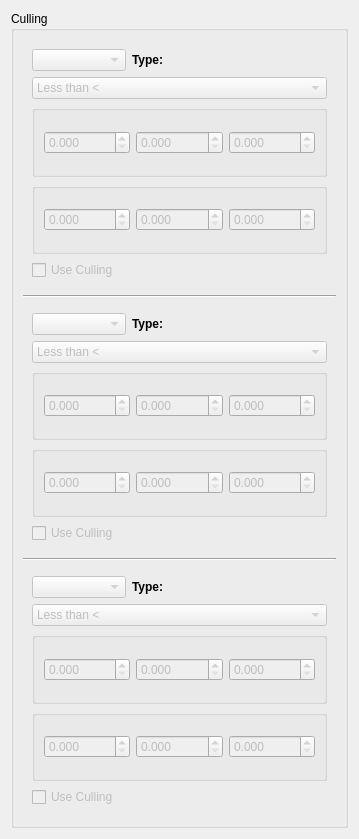
          <widget class="QWidget" name="scrollAreaWidgetContents_3">
           <property name="geometry">
            <rect>
             <x>0</x>
             <y>0</y>
             <width>359</width>
             <height>839</height>
            </rect>
           </property>
           <layout class="QVBoxLayout" name="verticalLayout_12">
            <item>
             <widget class="QGroupBox" name="gbx_culling">
              <property name="title">
               <string>Culling</string>
              </property>
              <layout class="QGridLayout" name="gridLayout_14">
               <item row="3" column="1">
                <widget class="Line" name="line_18">
                 <property name="orientation">
                  <enum>Qt::Horizontal</enum>
                 </property>
                </widget>
               </item>
               <item row="1" column="1">
                <widget class="Line" name="line_17">
                 <property name="orientation">
                  <enum>Qt::Horizontal</enum>
                 </property>
                </widget>
               </item>
               <item row="2" column="1">
                <widget class="QWidget" name="widget_5" native="true">
                 <layout class="QGridLayout" name="gridLayout_18">
                  <item row="5" column="0" colspan="3">
                   <widget class="QCheckBox" name="cbx_useCulling2">
                    <property name="enabled">
                     <bool>false</bool>
                    </property>
                    <property name="text">
                     <string>Use Culling</string>
                    </property>
                   </widget>
                  </item>
                  <item row="1" column="0">
                   <widget class="QComboBox" name="cmbo_currentPointChannelCulling_2">
                    <property name="enabled">
                     <bool>false</bool>
                    </property>
                   </widget>
                  </item>
                  <item row="1" column="2">
                   <widget class="QLabel" name="lbl_cull2Type">
                    <property name="font">
                     <font>
                      <italic>true</italic>
                     </font>
                    </property>
                    <property name="text">
                     <string/>
                    </property>
                   </widget>
                  </item>
                  <item row="1" column="1">
                   <widget class="QLabel" name="lbl_cull2TypeChannel">
                    <property name="font">
                     <font>
                      <weight>75</weight>
                      <bold>true</bold>
                     </font>
                    </property>
                    <property name="text">
                     <string>Type:</string>
                    </property>
                   </widget>
                  </item>
                  <item row="2" column="0" colspan="3">
                   <widget class="QComboBox" name="cmbo_cullingChoice2">
                    <property name="enabled">
                     <bool>false</bool>
                    </property>
                    <item>
                     <property name="text">
                      <string>Less than &lt;</string>
                     </property>
                    </item>
                    <item>
                     <property name="text">
                      <string>Between</string>
                     </property>
                    </item>
                    <item>
                     <property name="text">
                      <string>Greater than &gt;</string>
                     </property>
                    </item>
                   </widget>
                  </item>
                  <item row="3" column="0" colspan="3">
                   <widget class="QGroupBox" name="gbx_cull2From">
                    <layout class="QGridLayout" name="gridLayout_21">
                     <item row="0" column="0">
                      <widget class="QDoubleSpinBox" name="dsbx_cull2FromX">
                       <property name="enabled">
                        <bool>false</bool>
                       </property>
                       <property name="decimals">
                        <number>3</number>
                       </property>
                       <property name="singleStep">
                        <double>0.010000000000000</double>
                       </property>
                      </widget>
                     </item>
                     <item row="0" column="1">
                      <widget class="QDoubleSpinBox" name="dsbx_cull2FromY">
                       <property name="enabled">
                        <bool>false</bool>
                       </property>
                       <property name="decimals">
                        <number>3</number>
                       </property>
                       <property name="singleStep">
                        <double>0.010000000000000</double>
                       </property>
                      </widget>
                     </item>
                     <item row="0" column="2">
                      <widget class="QDoubleSpinBox" name="dsbx_cull2FromZ">
                       <property name="enabled">
                        <bool>false</bool>
                       </property>
                       <property name="decimals">
                        <number>3</number>
                       </property>
                       <property name="singleStep">
                        <double>0.010000000000000</double>
                       </property>
                      </widget>
                     </item>
                    </layout>
                   </widget>
                  </item>
                  <item row="4" column="0" colspan="3">
                   <widget class="QGroupBox" name="gbx_cull2To">
                    <layout class="QGridLayout" name="gridLayout_22">
                     <item row="0" column="0">
                      <widget class="QDoubleSpinBox" name="dsbx_cull2ToX">
                       <property name="enabled">
                        <bool>false</bool>
                       </property>
                       <property name="decimals">
                        <number>3</number>
                       </property>
                       <property name="singleStep">
                        <double>0.010000000000000</double>
                       </property>
                      </widget>
                     </item>
                     <item row="0" column="1">
                      <widget class="QDoubleSpinBox" name="dsbx_cull2ToY">
                       <property name="enabled">
                        <bool>false</bool>
                       </property>
                       <property name="decimals">
                        <number>3</number>
                       </property>
                       <property name="singleStep">
                        <double>0.010000000000000</double>
                       </property>
                      </widget>
                     </item>
                     <item row="0" column="2">
                      <widget class="QDoubleSpinBox" name="dsbx_cull2ToZ">
                       <property name="enabled">
                        <bool>false</bool>
                       </property>
                       <property name="decimals">
                        <number>3</number>
                       </property>
                       <property name="singleStep">
                        <double>0.010000000000000</double>
                       </property>
                      </widget>
                     </item>
                    </layout>
                   </widget>
                  </item>
                 </layout>
                </widget>
               </item>
               <item row="0" column="1">
                <widget class="QWidget" name="widget_4" native="true">
                 <layout class="QGridLayout" name="gridLayout_17">
                  <item row="1" column="2">
                   <widget class="QLabel" name="lbl_cull1Type">
                    <property name="font">
                     <font>
                      <italic>true</italic>
                     </font>
                    </property>
                    <property name="text">
                     <string/>
                    </property>
                   </widget>
                  </item>
                  <item row="1" column="1">
                   <widget class="QLabel" name="lbl_cull1TypeChannel">
                    <property name="font">
                     <font>
                      <weight>75</weight>
                      <bold>true</bold>
                     </font>
                    </property>
                    <property name="text">
                     <string>Type:</string>
                    </property>
                   </widget>
                  </item>
                  <item row="1" column="0">
                   <widget class="QComboBox" name="cmbo_currentPointChannelCulling_1">
                    <property name="enabled">
                     <bool>false</bool>
                    </property>
                   </widget>
                  </item>
                  <item row="2" column="0" colspan="3">
                   <widget class="QComboBox" name="cmbo_cullingChoice1">
                    <property name="enabled">
                     <bool>false</bool>
                    </property>
                    <item>
                     <property name="text">
                      <string>Less than &lt;</string>
                     </property>
                    </item>
                    <item>
                     <property name="text">
                      <string>Between</string>
                     </property>
                    </item>
                    <item>
                     <property name="text">
                      <string>Greater than &gt;</string>
                     </property>
                    </item>
                   </widget>
                  </item>
                  <item row="5" column="0" colspan="3">
                   <widget class="QCheckBox" name="cbx_useCulling1">
                    <property name="enabled">
                     <bool>false</bool>
                    </property>
                    <property name="text">
                     <string>Use Culling</string>
                    </property>
                   </widget>
                  </item>
                  <item row="3" column="0" colspan="3">
                   <widget class="QGroupBox" name="gbx_cull1From">
                    <layout class="QGridLayout" name="gridLayout_2">
                     <item row="0" column="0">
                      <widget class="QDoubleSpinBox" name="dsbx_cull1FromX">
                       <property name="enabled">
                        <bool>false</bool>
                       </property>
                       <property name="decimals">
                        <number>3</number>
                       </property>
                       <property name="singleStep">
                        <double>0.010000000000000</double>
                       </property>
                      </widget>
                     </item>
                     <item row="0" column="2">
                      <widget class="QDoubleSpinBox" name="dsbx_cull1FromZ">
                       <property name="enabled">
                        <bool>false</bool>
                       </property>
                       <property name="decimals">
                        <number>3</number>
                       </property>
                       <property name="singleStep">
                        <double>0.014000000000000</double>
                       </property>
                      </widget>
                     </item>
                     <item row="0" column="1">
                      <widget class="QDoubleSpinBox" name="dsbx_cull1FromY">
                       <property name="enabled">
                        <bool>false</bool>
                       </property>
                       <property name="decimals">
                        <number>3</number>
                       </property>
                       <property name="singleStep">
                        <double>0.010000000000000</double>
                       </property>
                      </widget>
                     </item>
                    </layout>
                   </widget>
                  </item>
                  <item row="4" column="0" colspan="3">
                   <widget class="QGroupBox" name="gbx_cull1To">
                    <layout class="QGridLayout" name="gridLayout_4">
                     <item row="0" column="2">
                      <widget class="QDoubleSpinBox" name="dsbx_cull1ToZ">
                       <property name="enabled">
                        <bool>false</bool>
                       </property>
                       <property name="decimals">
                        <number>3</number>
                       </property>
                       <property name="singleStep">
                        <double>0.010000000000000</double>
                       </property>
                      </widget>
                     </item>
                     <item row="0" column="1">
                      <widget class="QDoubleSpinBox" name="dsbx_cull1ToY">
                       <property name="enabled">
                        <bool>false</bool>
                       </property>
                       <property name="decimals">
                        <number>3</number>
                       </property>
                       <property name="singleStep">
                        <double>0.010000000000000</double>
                       </property>
                      </widget>
                     </item>
                     <item row="0" column="0">
                      <widget class="QDoubleSpinBox" name="dsbx_cull1ToX">
                       <property name="enabled">
                        <bool>false</bool>
                       </property>
                       <property name="decimals">
                        <number>3</number>
                       </property>
                       <property name="singleStep">
                        <double>0.010000000000000</double>
                       </property>
                      </widget>
                     </item>
                    </layout>
                   </widget>
                  </item>
                 </layout>
                </widget>
               </item>
               <item row="4" column="1">
                <widget class="QWidget" name="widget_6" native="true">
                 <layout class="QGridLayout" name="gridLayout_19">
                  <item row="1" column="0">
                   <widget class="QComboBox" name="cmbo_currentPointChannelCulling_3">
                    <property name="enabled">
                     <bool>false</bool>
                    </property>
                   </widget>
                  </item>
                  <item row="1" column="2">
                   <widget class="QLabel" name="lbl_cull3Type">
                    <property name="font">
                     <font>
                      <italic>true</italic>
                     </font>
                    </property>
                    <property name="text">
                     <string/>
                    </property>
                   </widget>
                  </item>
                  <item row="1" column="1">
                   <widget class="QLabel" name="lbl_cull3TypeChannel">
                    <property name="font">
                     <font>
                      <weight>75</weight>
                      <bold>true</bold>
                     </font>
                    </property>
                    <property name="text">
                     <string>Type:</string>
                    </property>
                   </widget>
                  </item>
                  <item row="2" column="0" colspan="3">
                   <widget class="QComboBox" name="cmbo_cullingChoice3">
                    <property name="enabled">
                     <bool>false</bool>
                    </property>
                    <item>
                     <property name="text">
                      <string>Less than &lt;</string>
                     </property>
                    </item>
                    <item>
                     <property name="text">
                      <string>Between</string>
                     </property>
                    </item>
                    <item>
                     <property name="text">
                      <string>Greater than &gt;</string>
                     </property>
                    </item>
                   </widget>
                  </item>
                  <item row="5" column="0" colspan="3">
                   <widget class="QCheckBox" name="cbx_useCulling3">
                    <property name="enabled">
                     <bool>false</bool>
                    </property>
                    <property name="text">
                     <string>Use Culling</string>
                    </property>
                   </widget>
                  </item>
                  <item row="3" column="0" colspan="3">
                   <widget class="QGroupBox" name="gbx_cull3From">
                    <layout class="QGridLayout" name="gridLayout_23">
                     <item row="0" column="0">
                      <widget class="QDoubleSpinBox" name="dsbx_cull3FromX">
                       <property name="enabled">
                        <bool>false</bool>
                       </property>
                       <property name="decimals">
                        <number>3</number>
                       </property>
                       <property name="singleStep">
                        <double>0.010000000000000</double>
                       </property>
                      </widget>
                     </item>
                     <item row="0" column="1">
                      <widget class="QDoubleSpinBox" name="dsbx_cull3FromY">
                       <property name="enabled">
                        <bool>false</bool>
                       </property>
                       <property name="decimals">
                        <number>3</number>
                       </property>
                       <property name="singleStep">
                        <double>0.010000000000000</double>
                       </property>
                      </widget>
                     </item>
                     <item row="0" column="2">
                      <widget class="QDoubleSpinBox" name="dsbx_cull3FromZ">
                       <property name="enabled">
                        <bool>false</bool>
                       </property>
                       <property name="decimals">
                        <number>3</number>
                       </property>
                       <property name="singleStep">
                        <double>0.010000000000000</double>
                       </property>
                      </widget>
                     </item>
                    </layout>
                   </widget>
                  </item>
                  <item row="4" column="0" colspan="3">
                   <widget class="QGroupBox" name="gbx_cull3To">
                    <layout class="QGridLayout" name="gridLayout_24">
                     <item row="0" column="0">
                      <widget class="QDoubleSpinBox" name="dsbx_cull3ToX">
                       <property name="enabled">
                        <bool>false</bool>
                       </property>
                       <property name="decimals">
                        <number>3</number>
                       </property>
                       <property name="singleStep">
                        <double>0.010000000000000</double>
                       </property>
                      </widget>
                     </item>
                     <item row="0" column="1">
                      <widget class="QDoubleSpinBox" name="dsbx_cull3ToY">
                       <property name="enabled">
                        <bool>false</bool>
                       </property>
                       <property name="decimals">
                        <number>3</number>
                       </property>
                       <property name="singleStep">
                        <double>0.010000000000000</double>
                       </property>
                      </widget>
                     </item>
                     <item row="0" column="2">
                      <widget class="QDoubleSpinBox" name="dsbx_cull3ToZ">
                       <property name="enabled">
                        <bool>false</bool>
                       </property>
                       <property name="decimals">
                        <number>3</number>
                       </property>
                       <property name="singleStep">
                        <double>0.010000000000000</double>
                       </property>
                      </widget>
                     </item>
                    </layout>
                   </widget>
                  </item>
                 </layout>
                </widget>
               </item>
              </layout>
             </widget>
            </item>
           </layout>
          </widget>
